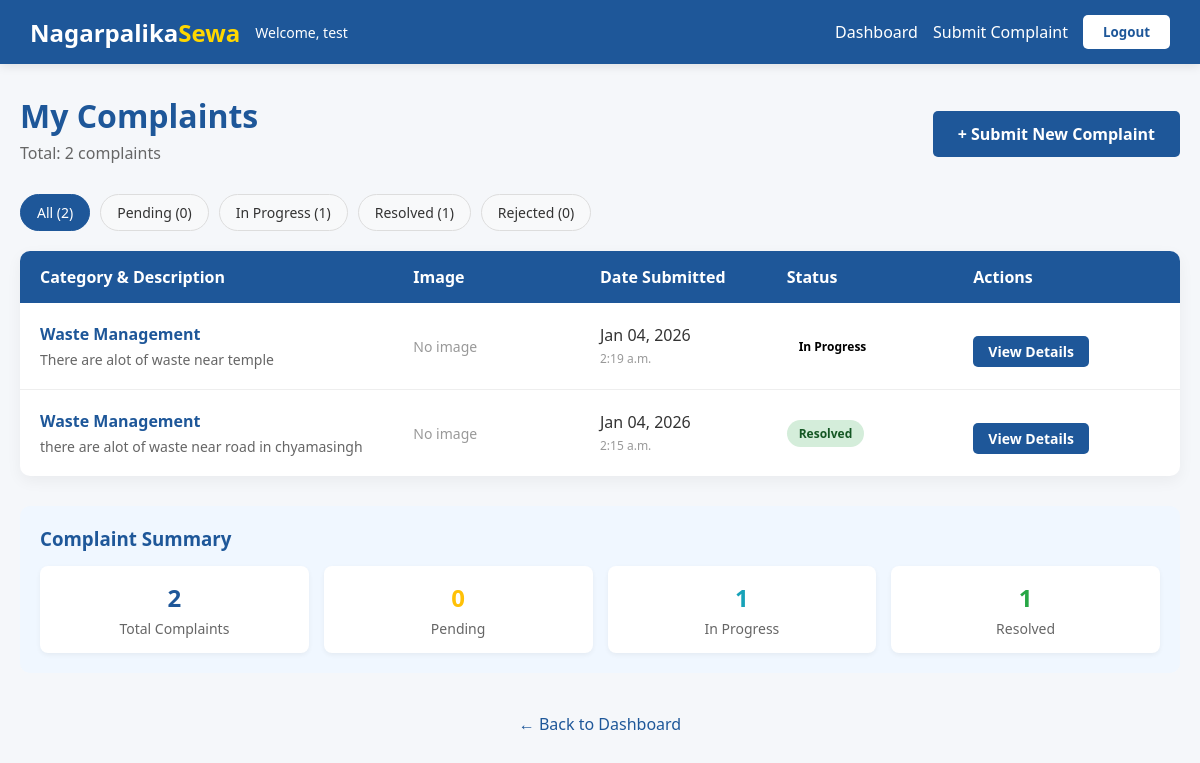
Screenshot of /my_complaint/ (signed in) with the database file from the repository.
### main/models.py (models this page shows)
class Complaint(models.Model):
    STATUS_CHOICES = [
        ('PENDING', 'Pending'),
        ('IN_PROGRESS', 'In Progress'),
        ('RESOLVED', 'Resolved'),
        ('REJECTED', 'Rejected'),
    ]
    user = models.ForeignKey(User, on_delete=models.CASCADE)
    category = models.CharField(max_length=100)
    description = models.TextField()
    image = models.ImageField(upload_to='complaints/', blank=True, null=True)
    status = models.CharField(max_length=20, choices=STATUS_CHOICES, default='PENDING')
    created_at = models.DateTimeField(auto_now_add=True)

### main/views.py (the view)
# urls.py: path('my_complaint/', views.my_complaint, name='my_complaint'),
@login_required
def my_complaint(request):
    complaints = Complaint.objects.filter(user=request.user).order_by('-created_at')
    status_filter = request.GET.get('status', None)
    if status_filter:
        complaints = complaints.filter(status=status_filter)
    total_count = Complaint.objects.filter(user=request.user).count()
    pending_count = Complaint.objects.filter(user=request.user, status='PENDING').count()
    in_progress_count = Complaint.objects.filter(user=request.user, status='IN_PROGRESS').count()
    resolved_count = Complaint.objects.filter(user=request.user, status='RESOLVED').count()
    rejected_count = Complaint.objects.filter(user=request.user, status='REJECTED').count()
    context = {
        'complaints': complaints,
        'status_filter': status_filter,
        'total_count': total_count,
        'pending_count': pending_count,
        'in_progress_count': in_progress_count,
        'resolved_count': resolved_count,
        'rejected_count': rejected_count,
    }
    return render(request, 'my_complaint.html', context)

### templates/my_complaint.html (shortened to what this page needs)
{% load static %}
<!DOCTYPE html>
<html lang="en">
<head>
    <link rel="stylesheet" href="{% static '../static/dashboard.css' %}">
    <link rel="stylesheet" href="{% static '../static/my_complaint.css' %}">
</head>
<body>
    <nav class="navbar">
        <div class="navbar-left">
            <div class="logo">Nagarpalika<span>Sewa</span></div>
            <div class="user-info">
                Welcome, {{ request.user.username }}
            </div>
        </div>
        <div class="nav-links">
            <a href="{% url 'dashboard' %}" class="nav-link">Dashboard</a>
            <a href="{% url 'submit_complaint' %}" class="nav-link">Submit Complaint</a>
            {% url 'logout' as logout_url %}
            <button class="logout-btn" onclick="window.location.href='{{ logout_url }}'">Logout</button>
        </div>
    </nav>
    <div class="container">
        <div class="page-header">
            <div>
                <h1>My Complaints</h1>
                <p>Total: {{ complaints|length }} complaint{{ complaints|length|pluralize }}</p>
            </div>
            <a href="{% url 'submit_complaint' %}" class="action-btn">
                + Submit New Complaint
            </a>
        </div>
        <div class="filter-options">
            <button class="filter-btn {% if not status_filter %}active{% endif %}" onclick="window.location.href='{% url 'my_complaint' %}'">
                All ({{ total_count }})
            </button>
            <button class="filter-btn {% if status_filter == 'PENDING' %}active{% endif %}" onclick="window.location.href='{% url 'my_complaint' %}?status=PENDING'">
                Pending ({{ pending_count }})
            </button>
            <button class="filter-btn {% if status_filter == 'IN_PROGRESS' %}active{% endif %}" onclick="window.location.href='{% url 'my_complaint' %}?status=IN_PROGRESS'">
                In Progress ({{ in_progress_count }})
            </button>
            <button class="filter-btn {% if status_filter == 'RESOLVED' %}active{% endif %}" onclick="window.location.href='{% url 'my_complaint' %}?status=RESOLVED'">
                Resolved ({{ resolved_count }})
            </button>
            <button class="filter-btn {% if status_filter == 'REJECTED' %}active{% endif %}" onclick="window.location.href='{% url 'my_complaint' %}?status=REJECTED'">
                Rejected ({{ rejected_count }})
            </button>
        </div>
        {% if complaints %}
            <div class="complaints-table">
                <div class="table-header">
                    <div>Category & Description</div>
                    <div>Image</div>
                    <div>Date Submitted</div>
                    <div>Status</div>
                    <div>Actions</div>
                </div>
                {% for complaint in complaints %}
                <div class="table-row">
                    <div class="table-cell" data-label="Complaint">
                        <strong>{{ complaint.category }}</strong>
                        <p>{{ complaint.description|truncatechars:100 }}</p>
                    </div>
                    <div class="table-cell" data-label="Image">
                        {% if complaint.image %}
                            <img src="{{ complaint.image.url }}" alt="Complaint Image" class="complaint-image-thumb">
                        {% else %}
                            <span class="no-image-text">No image</span>
                        {% endif %}
                    </div>
                    <div class="table-cell" data-label="Date">
                        <div class="date-main">{{ complaint.created_at|date:"M d, Y" }}</div>
                        <small class="date-time">{{ complaint.created_at|time }}</small>
                    </div>
                    <div class="table-cell" data-label="Status">
                        <span class="status-badge status-{{ complaint.status|lower }}">
                            {{ complaint.get_status_display }}
                        </span>
                    </div>
                    <div class="table-cell" data-label="Actions">
                        <a href="{% url 'complaint_detail' complaint.id %}" class="action-btn">View Details</a>
                    </div>
                </div>
                {% endfor %}
            </div>
            <div class="summary-section">
                <h3>Complaint Summary</h3>
                <div class="stats-grid">
                    <div class="stat-box stat-total">
                        <div class="stat-number">{{ total_count }}</div>
                        <div class="stat-label">Total Complaints</div>
                    </div>
                    <div class="stat-box stat-pending">
                        <div class="stat-number">{{ pending_count }}</div>
                        <div class="stat-label">Pending</div>
                    </div>
                    <div class="stat-box stat-progress">
                        <div class="stat-number">{{ in_progress_count }}</div>
                        <div class="stat-label">In Progress</div>
                    </div>
                    <div class="stat-box stat-resolved">
                        <div class="stat-number">{{ resolved_count }}</div>
                        <div class="stat-label">Resolved</div>
                    </div>
                </div>
            </div>
        {% endif %}
        <div class="back-link">
            <a href="{% url 'dashboard' %}">
                ← Back to Dashboard
            </a>
        </div>
    </div>
</body>
</html>

### static/dashboard.css (style rules this page uses)
* { margin: 0; padding: 0; box-sizing: border-box; font-family: 'Segoe UI', Tahoma, Geneva, Verdana, sans-serif; }
body { background: #f5f7fa; }
.navbar { background: #1e5799; color: white; padding: 15px 30px; display: flex; justify-content: space-between; align-items: center; box-shadow: 0 2px 10px rgba(0,0,0,0.1); }
.navbar-left { display: flex; align-items: center; gap: 15px; }
.logo { font-size: 24px; font-weight: bold; }
.logo span { color: #ffd700; }
.user-info { font-size: 14px; }
.logout-btn { background: white; color: #1e5799; border: none; padding: 8px 20px; border-radius: 5px; cursor: pointer; font-weight: 600; }
.container { max-width: 1200px; margin: 30px auto; padding: 0 20px; }
.action-btn { display: inline-block; background: #1e5799; color: white; padding: 12px 30px; border-radius: 8px; text-decoration: none; font-weight: 600; margin-top: 10px; }

### static/my_complaint.css (style rules this page uses)
.page-header { display: flex; justify-content: space-between; align-items: center; margin-bottom: 30px; flex-wrap: wrap; gap: 15px; }
.page-header h1 { color: #1e5799; margin-bottom: 5px; }
.page-header p { color: #666; }
.page-header .action-btn { padding: 12px 25px; font-size: 16px; }
.filter-options { display: flex; gap: 10px; margin-bottom: 20px; flex-wrap: wrap; }
.filter-btn { padding: 8px 16px; background: #f8f9fa; border: 1px solid #ddd; border-radius: 20px; cursor: pointer; transition: all 0.3s; color: #333; font-size: 14px; }
.filter-btn.active { background: #1e5799; color: white; border-color: #1e5799; }
.complaints-table { width: 100%; background: white; border-radius: 10px; overflow: hidden; box-shadow: 0 5px 15px rgba(0,0,0,0.05); }
.table-header { display: grid; grid-template-columns: 2fr 1fr 1fr 1fr 1fr; background: #1e5799; color: white; padding: 15px 20px; font-weight: bold; }
.table-row { display: grid; grid-template-columns: 2fr 1fr 1fr 1fr 1fr; padding: 15px 20px; border-bottom: 1px solid #eee; align-items: center; transition: all 0.3s; }
.table-row:last-child { border-bottom: none; }
.table-cell { padding: 5px 0; }
.table-cell strong { color: #1e5799; display: block; margin-bottom: 5px; }
.table-cell p { color: #666; margin: 0; font-size: 14px; }
.status-badge { padding: 5px 12px; border-radius: 20px; font-size: 12px; font-weight: 600; text-align: center; display: inline-block; }
.status-resolved { background: #d4edda; color: #155724; }
.action-btn { padding: 6px 15px; background: #1e5799; color: white; border: none; border-radius: 5px; cursor: pointer; font-size: 14px; text-decoration: none; display: inline-block; transition: all 0.3s; }
.no-image-text { color: #999; font-size: 14px; }
.date-main { font-weight: 500; color: #333; }
.date-time { color: #999; font-size: 12px; }
.summary-section { margin-top: 30px; padding: 20px; background: #f0f7ff; border-radius: 10px; }
.summary-section h3 { color: #1e5799; margin-bottom: 15px; }
.stats-grid { display: grid; grid-template-columns: repeat(auto-fit, minmax(150px, 1fr)); gap: 15px; }
.stat-box { text-align: center; padding: 15px; background: white; border-radius: 8px; box-shadow: 0 2px 5px rgba(0,0,0,0.05); }
.stat-number { font-size: 24px; font-weight: bold; margin-bottom: 5px; }
.stat-label { color: #666; font-size: 14px; }
.stat-total .stat-number { color: #1e5799; }
.stat-pending .stat-number { color: #ffc107; }
.stat-progress .stat-number { color: #17a2b8; }
.stat-resolved .stat-number { color: #28a745; }
.back-link { text-align: center; margin-top: 40px; }
.back-link a { color: #1e5799; text-decoration: none; font-weight: 500; }
.nav-links { display: flex; gap: 15px; align-items: center; }
.nav-link { color: white; text-decoration: none; transition: opacity 0.3s; }

### rows the page displays
Complaint: category "Waste Management", description "There are alot of waste near temple", image "No image", created_at "Jan 04, 2026", created_at "2:19 a.m.", status "In Progress"
Complaint: category "Waste Management", description "there are alot of waste near road in chyamasingh", image "No image", created_at "Jan 04, 2026", created_at "2:15 a.m.", status "Resolved"

### other values shown
{{ request.user.username }} "test"
{{ complaints|length }} "2"
{{ total_count }} "2"
{{ pending_count }} "0"
{{ in_progress_count }} "1"
{{ resolved_count }} "1"
{{ rejected_count }} "0"
